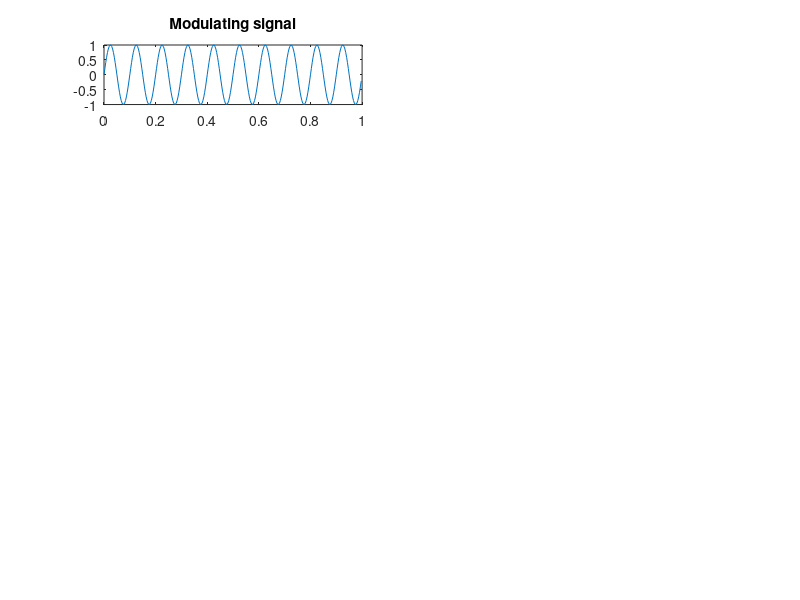

Source code (MATLAB): (Note: this script raises an error after producing the figure.)
clc;
close all;
clear all;

A0 = 1;
Ka = 1.5;
Fs = 300;

% Modulating signal
Am = 1;
fa = 10;
Ts = 1/Fs;
t = 0:Ts:1-Ts;
ym = Am*sin(2*pi*fa*t);
figure(1);
subplot(5,2,1);
plot(t,ym);
title('Modulating signal');

[YfreqDomain,frequencyRange] = centeredFFT(ym,Fs);
subplot(5,2,2)
stem(frequencyRange,abs(YfreqDomain));
title('Frequency of modulated signal');
axis([-(fa+5) (fa+5) 0 1]);

%Carrier signal
Ac = 1;
fc = fa*10;
Tc = 1/fc;
yc = Ac*sin(2*pi*fc*t);
subplot(5,2,3);
plot(t,yc);
title('Carrier signal');

[YfreqDomain,frequencyRange] = centeredFFT(yc,Fs);
subplot(5,2,4)
stem(frequencyRange,abs(YfreqDomain));
axis([-(fc+5) (fc+5) 0 1]);
title('Frequency of carrier signal');

%AM Modulation
y_AM = Ac*(A0 + Ka*ym).*yc;
subplot(5,2,5);
plot(t,y_AM);
title ( 'Amplitude Modulated signal');

[YfreqDomain,frequencyRange] = centeredFFT(y_AM,Fs);
subplot(5,2,6)
stem(frequencyRange,abs(YfreqDomain));

%DSB Modulation
y_DSB = ym.*yc;
subplot(5,2,7);
plot(t,y_DSB);
title ( 'Double-sideband Modulated signal');

[YfreqDomain,frequencyRange] = centeredFFT(y_DSB,Fs);
subplot(5,2,8)
stem(frequencyRange,abs(YfreqDomain));
axis([-(fc+fa+5) +(fc+fa+5) 0 0.3]);
title ( 'Frequency of double-sideband Modulated signal');

%SSB Modulation
y_SSB = ym.*yc;
Hd = getHighPassFilter;
y_SSB = filter(Hd,y_SSB);
subplot(5,2,9);
plot(t,y_SSB);
title ( 'Single-sideband Modulated signal');

[YfreqDomain,frequencyRange] = centeredFFT(y_SSB,Fs);
subplot(5,2,10)
stem(frequencyRange,abs(YfreqDomain));
axis([-(fc+fa+5) +(fc+fa+5) 0 0.3]);
title ( 'Frequency of single-sideband Modulated signal');

% Demodulation
figure;

% AM Demodulation
sd = y_AM.*yc*2 - A0;
H_am = demod_filter;
sd = filter(H_am,sd);
subplot(2,2,1);
plot(t,sd);
title('Demodulated and true message signals for AM');

% DSB Demodulation
sd = y_DSB.*yc*2;
H_am = demod_filter;
sd = filter(H_am,sd);
subplot(2,2,2);
plot(t,sd);
title('Demodulated and true message signals for DSB');


% SSB Demodulation
sd = y_SSB.*yc*4;
H_am = demod_filter;
sd = filter(H_am,sd);
subplot(2,2,3);
plot(t,sd);
title('Demodulated and true message signals for SSB');